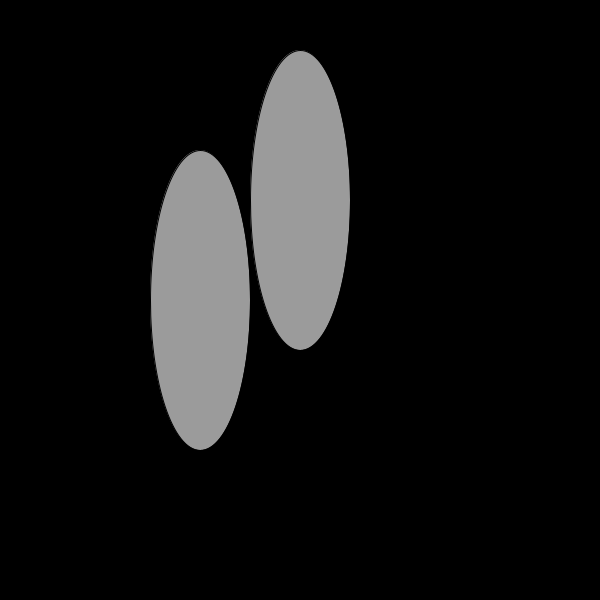
Frame 1 (no input)
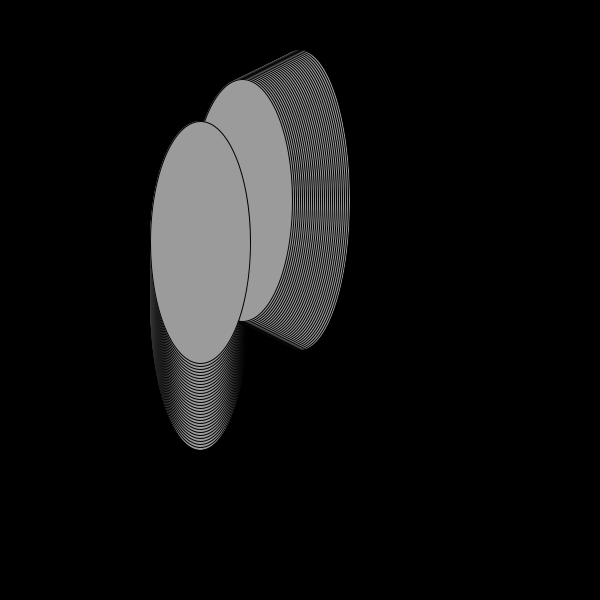
Frame 60 (the mouse pressed at the canvas centre just before this capture)
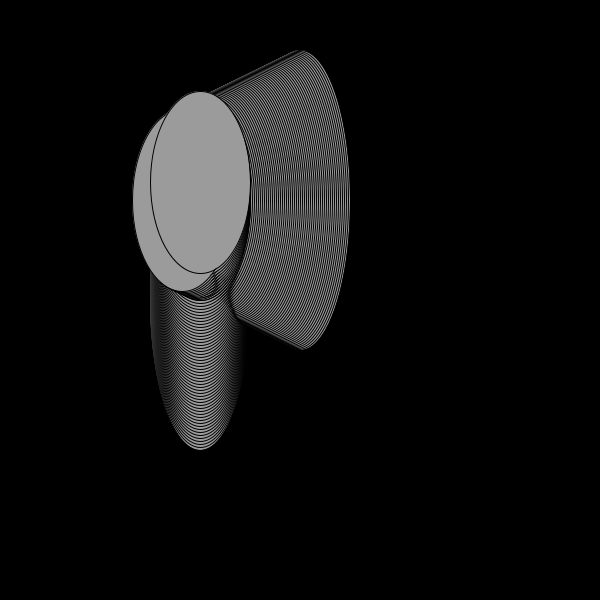
Frame 120 (the mouse held since frame 60 and released just before this capture)

The Processing sketch that drew these frames (run headless with seeded random() and noise(); from frame 60 on, the mouse is pressed at the canvas centre):

// Processing sketch: processing_90096
// ── processing_90096.pde

int x=300;
int speed=1;
int y=300;
void setup(){
  size(600,600);
  background(0);
}
void draw(){
  
  
  fill(155);
  ellipse(x,200,100,y);
  ellipse(200,y,100,x);
  
  x=speed-x;
  y=speed-y;
  
  if(x<width){
    speed=speed*-1;
  }
  else if(x<0){
    speed=speed*-1;
  }
  if(y<height){
    speed=speed*+1;
  }
  else if(y<0){
  speed=speed*-1;
}
  
}
void keyPressed(){
  if(key=='a'){
    background(155,0,154);
    
    
    
  }
}
